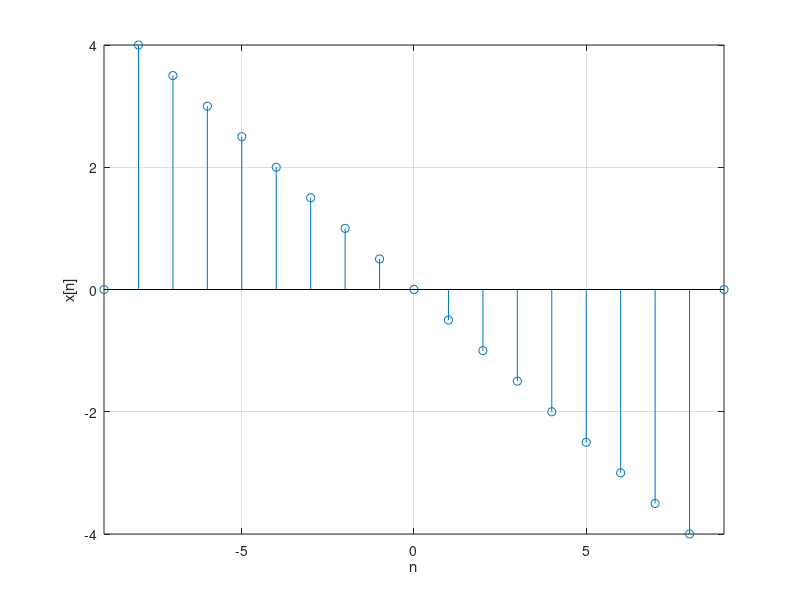

MATLAB code to generate this figure:
n=-10:10;
xn=@(n) (n+4).*((n>=-3) & (n<=0)) + (-n+4).*((n>0) & (n<=3));
xn2=@(n) n.*((n>=-4) & (n<=4));
stem(n,xn(n))
xlabel('n'); ylabel('x[n]'); grid on;
xlim([-5 5]);

stem(n,xn(2*n))
xlabel('n'); ylabel('x[2n]'); grid on;
xlim([-3 3]);

stem(n,xn(n/2))
xlabel('n'); ylabel('x[n/2]'); grid on;
xlim([-9 9]);

stem(n,xn2(n))
xlabel('n'); ylabel('y[n]'); grid on;
xlim([-4 4]);

stem(n,xn2(-n))
xlabel('n'); ylabel('y[-n]'); grid on;
xlim([-4 4]);

stem(n,xn2(-2*n))
xlabel('n'); ylabel('y[-2n]'); grid on;
xlim([-4 4]);


stem(n,xn2(-n/2))
xlabel('n'); ylabel('x[n]'); grid on;
xlim([-9 9]);